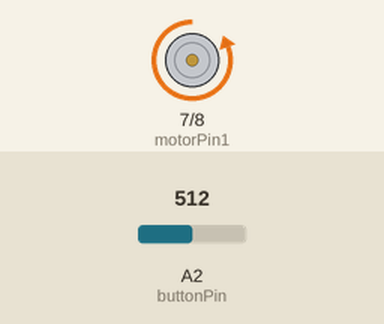
Recording of a sketch running on a simulated Arduino Uno, built with avr-gcc and run on an emulated ATmega328P. Shown: motor-driver pin pairs drawn as motors (green arrow = first pin HIGH = forward, orange = second pin HIGH = backward, longer = more drive). The test bench sets the inputs (shaded band); at power-on: A2 (buttonPin) = 512.

Above: at 1.2 s.
1.3 s: A2 (buttonPin) set to 0
At 2.7 s:
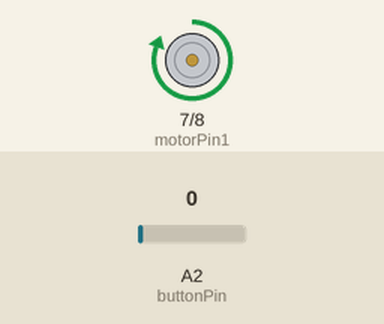
Timing chart, 0 to 4.3 s (numbered marks = the images above; inputs shaded):
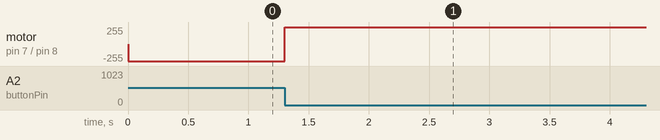

The sketch:

motorWithDriverPotButton.ino
```cpp
//const int enPin = 9;
const int motorPin1 = 7;
const int motorPin2 = 8;
const int buttonPin = 2;

int reverse = LOW;
int buttonState = LOW;

void setup() {
  // put your setup code here, to run once:
//  pinMode(enPin, OUTPUT);
  pinMode(motorPin1, OUTPUT);
  pinMode(motorPin2, OUTPUT);
  pinMode(buttonPin, INPUT_PULLUP);
}

void loop() {
  // put your main code here, to run repeatedly:
  int newButtonState = !analogRead(buttonPin);
  if (newButtonState != buttonState) {
    buttonState = newButtonState;
    if (buttonState == HIGH) {
      reverse = !reverse;
    }
  }

  setMotor(reverse);
}

void setMotor(int direction) {
  digitalWrite(motorPin1, direction);
  digitalWrite(motorPin2, !direction);
}
```

Measured:
- after the input at 1.3 s, motor on pin 7 (motorPin1) / pin 8 (motorPin2): backward 255/255 → forward 255/255 at once
